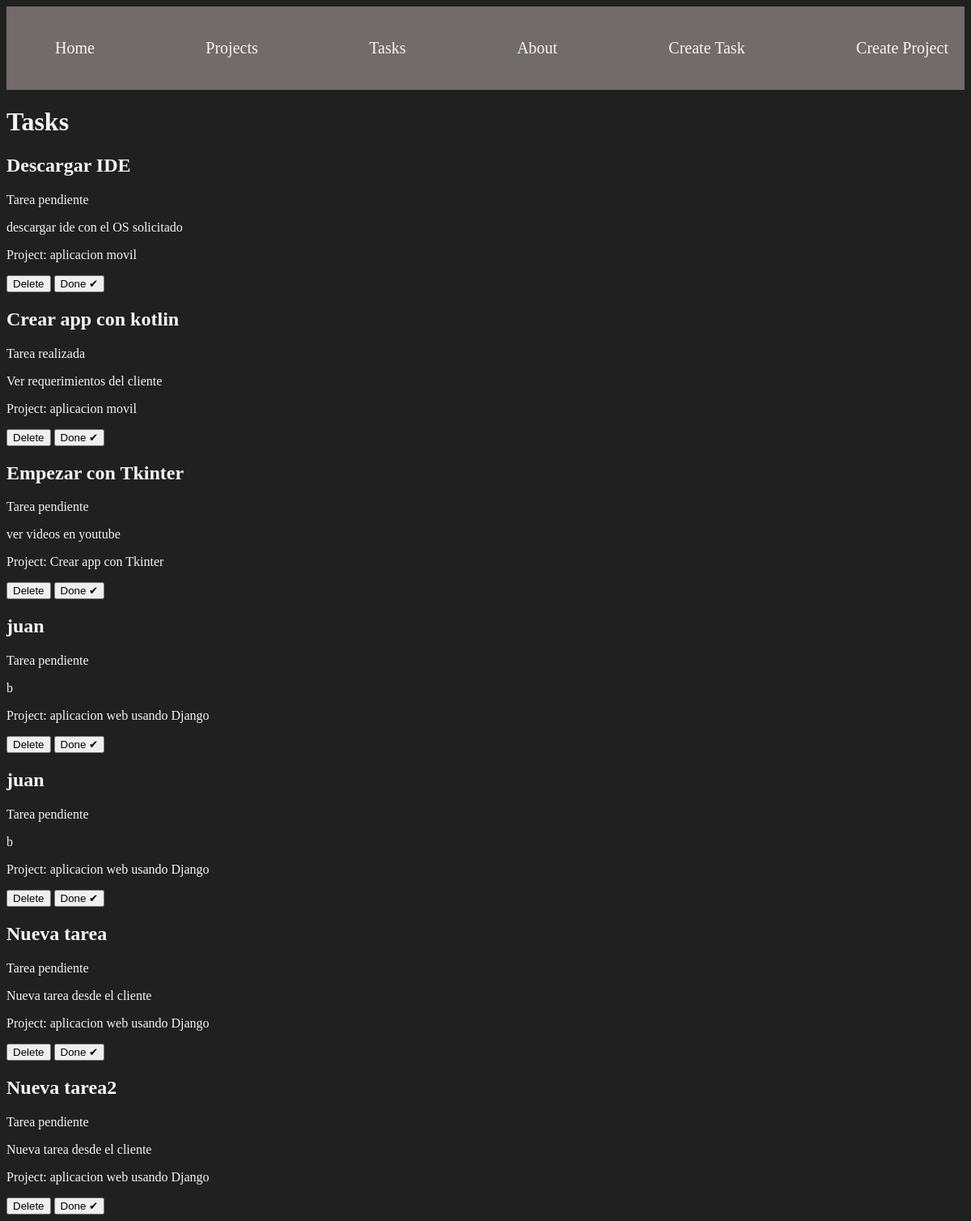
/tasks/, run on the app's committed database.
### myapp/models.py (models this page shows, shortened)
class Task(models.Model):
	title = models.CharField(max_length=200)
	description = models.TextField()
	project = models.ForeignKey(Project, on_delete=models.CASCADE)
	done = models.BooleanField(default=False)

class Project(models.Model):
	name = models.CharField(max_length=200)
	def __str__(self):
		return self.name

### myapp/views.py (the view)
# urls.py: path('tasks/', views.tasks, name="tasks"),
def tasks(request):
	tasks = Task.objects.all()
	return render(request, "tasks/tasks.html", {
		'tasks': tasks
	})

### myapp/templates/tasks/tasks.html (shortened to what this page needs)
<!DOCTYPE html>
<html lang="en">
<head>
</head>
<body>
	{% extends 'layouts/base.html' %}
	{% block content %}
		<h1>Tasks</h1>
		{% for task in tasks %}
			<article>
					<h1>{{ task.title }}</h1>
					{% if task.done  == False %}
						<p>Tarea pendiente</p>
					{% else %}
						<p>Tarea realizada</p>
					{% endif %}
					<p>{{ task.description }}</p>
					<p>Project: {{ task.project }}</p>
					<button>Delete</button>
					<button>Done ✔</button>
				</article>
		{% endfor %}
	{% endblock %}

### myapp/templates/layouts/base.html (shortened to what this page needs)
{% load static %}
<!DOCTYPE html>
<html lang="en">
<head>
	<link rel="stylesheet" href="{% static 'styles/main.css' %}">
</head>
<body>
	<nav class="navbar">
		<ul>
			<li><a href="/">Home</a></li>
			<li><a href="/projects">Projects</a></li>
			<li><a href="/tasks">Tasks</a></li>
			<li><a href="/about">About</a></li>
			<li><a href="/create_task">Create Task</a></li>
			<li><a href="/create_project">Create Project</a></li>
		</ul>
	</nav>
	{% block content %}
	{% endblock %}
</body>
</html>

### myapp/static/styles/main.css (style rules this page uses)
body { background: #202020; color: whitesmoke; }
.navbar { background-color: #726b6b; padding: 20px; }
.navbar ul { display: flex; justify-content: space-between; list-style: none; font-size: 20px; }
.navbar ul li a { text-decoration: none; color: whitesmoke; }

### data on the page
Task: title "Descargar IDE", done "Tarea pendiente", description "descargar ide con el OS solicitado", project "aplicacion movil"
Task: title "Crear app con kotlin", done "Tarea realizada", description "Ver requerimientos del cliente", project "aplicacion movil"
Task: title "Empezar con Tkinter", done "Tarea pendiente", description "ver videos en youtube", project "Crear app con Tkinter"
Task: title "juan", done "Tarea pendiente", description "b", project "aplicacion web usando Django"
Task: title "juan", done "Tarea pendiente", description "b", project "aplicacion web usando Django"
Task: title "Nueva tarea", done "Tarea pendiente", description "Nueva tarea desde el cliente", project "aplicacion web usando Django"
Task: title "Nueva tarea2", done "Tarea pendiente", description "Nueva tarea desde el cliente", project "aplicacion web usando Django"
